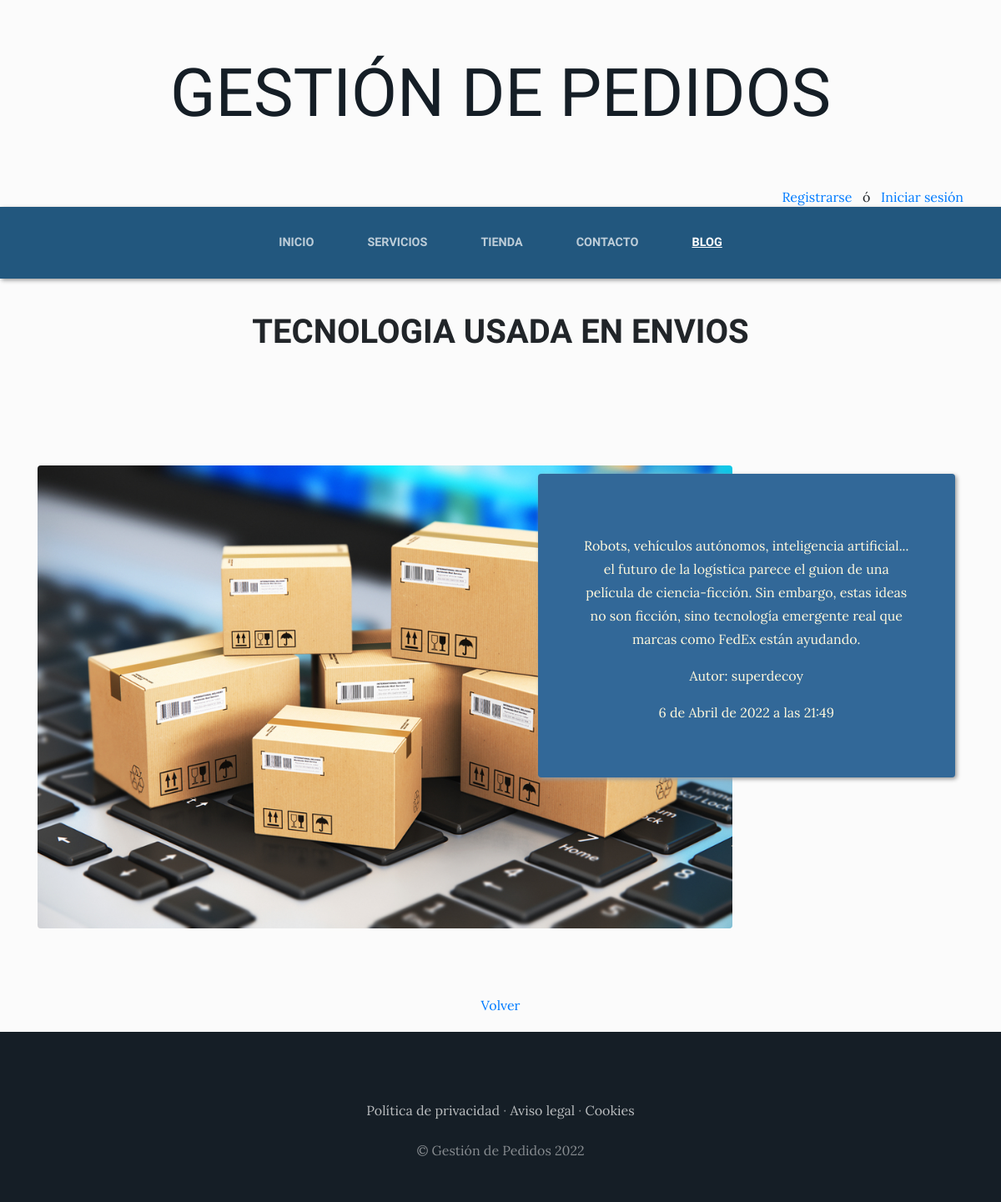
The page /blog/post/1/ on the database as committed earlier.
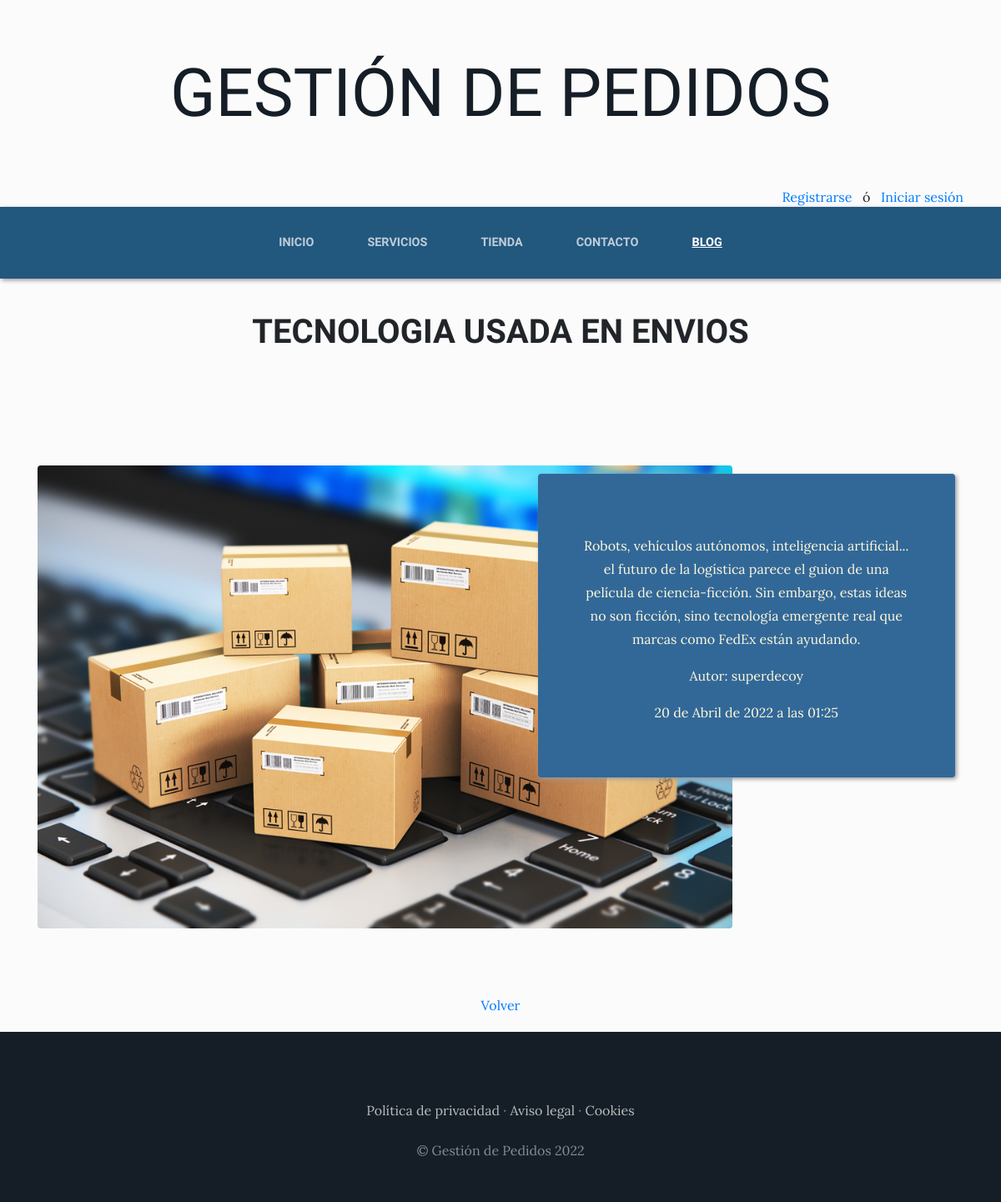
The same page on the database as committed later.
### blog/models.py (models this page shows, shortened)
class Post(models.Model):
    titulo=models.CharField(max_length=50)
    contenido=models.CharField(max_length=250)
    imagen=models.ImageField(upload_to="blog")
    autor=models.ForeignKey(User, on_delete=models.CASCADE)
    categorias=models.ManyToManyField(Categoria)
    created=models.DateTimeField(auto_now_add=True)
    updated=models.DateTimeField(auto_now=True)
    class Meta:
        verbose_name='post'
        verbose_name_plural='posts'

### blog/views.py (the view)
# urls.py: path('post/<int:id>/',views.post, name='Post'),
def post(request,id):
    posts = Post.objects.get(id=id)
    return render(request, 'blog/post.html', {'posts': posts})

### carro/context_processor.py (called while the page is built)
def importe_total_carro(request):
    carro=Carro(request)
    total=0
    if request.user.is_authenticated:
        for key, value in request.session['carro'].items():
            total= total+float(value['precio'])
    return {'importe_total_carro': total}

### blog/templates/blog/post.html (shortened to what this page needs)
{% extends "proyectoWebApp/padre.html" %}
{% load static %}
{% block content %}
<h1 class="text-uppercase text-expanded text-center font-weight-bold" style="padding-top:40px">{{posts.titulo}}</h1>
<br>
<br>
        <section class="page-section clearfix">
            <div class="container">
                <div class="intro">
                    <img class="intro-img img-fluid mb-3 mb-lg-0 rounded" src="{{posts.imagen.url}}">
                    <div class="intro-text left-0 text-center bg-faded p-5 rounded" style="margin: 10px auto">
                        <p class="mb-3">{{posts.contenido}}</p>
                        <div>
                            <p>Autor: {{posts.autor}}</p>
                            <p>{{posts.updated}}</p>
                        </div>
                    </div>
                </div>
            </div>
        </section>
    <section>
        <div style="width: 75%; margin: auto; text-align: center; color: #151E26; padding-bottom: 20px;">
                <a href="{% url 'Blog' %}">Volver</a>
        </div>
    </section>
{% endblock %}

Rows that differ between the two databases and show on the page:
changed Post "TECNOLOGIA USADA EN ENVIOS": updated "6 de Abril de 2022 a las 21:49" → "20 de Abril de 2022 a las 01:25"
